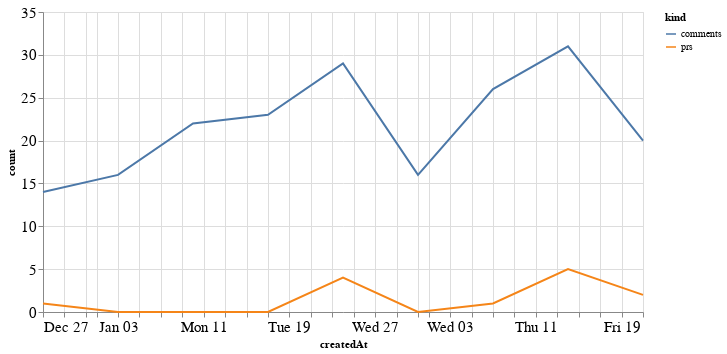

Source (notebook cell):
### Code cell
alt.Chart(total_time, width=600).mark_line().encode(
    x='createdAt',
    y='count',
    color='kind'
)

### Figure 1 — Vega-Lite specification as saved in the notebook (floating-point values rounded to 4 significant figures)
{"config": {"axisLeft": {"labelFontSize": 15}, "axisBottom": {"labelFontSize": 15}}, "data": {"name": "data-33ff58047eb1df03ed695465c6134eb1"}, "mark": "line", "encoding": {"color": {"type": "nominal", "field": "kind"}, "x": {"type": "temporal", "field": "createdAt"}, "y": {"type": "quantitative", "field": "count"}}, "width": 600, "$schema": "https://vega.github.io/schema/vega-lite/v4.8.1.json", "datasets": {"data-33ff58047eb1df03ed695465c6134eb1": [{"createdAt": "2020-12-27T00:00:00", "kind": "prs", "count": 1}, {"createdAt": "2021-01-03T00:00:00", "kind": "prs", "count": 0}, {"createdAt": "2021-01-10T00:00:00", "kind": "prs", "count": 0}, {"createdAt": "2021-01-17T00:00:00", "kind": "prs", "count": 0}, {"createdAt": "2021-01-24T00:00:00", "kind": "prs", "count": 4}, {"createdAt": "2021-01-31T00:00:00", "kind": "prs", "count": 0}, {"createdAt": "2021-02-07T00:00:00", "kind": "prs", "count": 1}, {"createdAt": "2021-02-14T00:00:00", "kind": "prs", "count": 5}, {"createdAt": "2021-02-21T00:00:00", "kind": "prs", "count": 2}, {"createdAt": "2020-12-27T00:00:00", "kind": "comments", "count": 14}, {"createdAt": "2021-01-03T00:00:00", "kind": "comments", "count": 16}, {"createdAt": "2021-01-10T00:00:00", "kind": "comments", "count": 22}, {"createdAt": "2021-01-17T00:00:00", "kind": "comments", "count": 23}, {"createdAt": "2021-01-24T00:00:00", "kind": "comments", "count": 29}, {"createdAt": "2021-01-31T00:00:00", "kind": "comments", "count": 16}, {"createdAt": "2021-02-07T00:00:00", "kind": "comments", "count": 26}, {"createdAt": "2021-02-14T00:00:00", "kind": "comments", "count": 31}, {"createdAt": "2021-02-21T00:00:00", "kind": "comments", "count": 20}]}}
